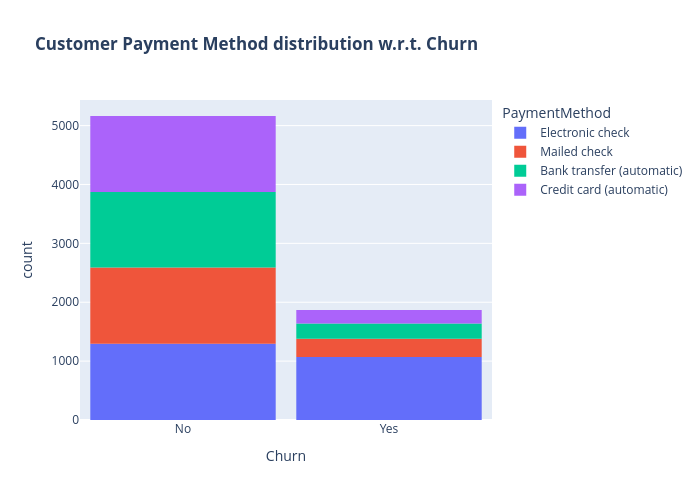

The notebook cell saved with this chart:
### Code cell
fig = px.histogram(df, x="Churn", color="PaymentMethod", title="<b>Customer Payment Method distribution w.r.t. Churn</b>")
fig.update_layout(width=700, height=500, bargap=0.1)
fig.show()

### Figure 1 — Plotly figure (JSON) as saved in the notebook; plotly's stock layout.template omitted (floating-point values rounded to 4 significant figures; data arrays with more than 128 entries replaced by an {"elided": "..."} marker saying what was removed)
{"data": [{"bingroup": "x", "hovertemplate": "PaymentMethod=Electronic check<br>Churn=%{x}<br>count=%{y}<extra></extra>", "legendgroup": "Electronic check", "marker": {"color": "#636efa", "pattern": {"shape": ""}}, "name": "Electronic check", "orientation": "v", "showlegend": true, "type": "histogram", "x": {"elided": "2365 str values"}, "xaxis": "x", "yaxis": "y"}, {"bingroup": "x", "hovertemplate": "PaymentMethod=Mailed check<br>Churn=%{x}<br>count=%{y}<extra></extra>", "legendgroup": "Mailed check", "marker": {"color": "#EF553B", "pattern": {"shape": ""}}, "name": "Mailed check", "orientation": "v", "showlegend": true, "type": "histogram", "x": {"elided": "1604 str values"}, "xaxis": "x", "yaxis": "y"}, {"bingroup": "x", "hovertemplate": "PaymentMethod=Bank transfer (automatic)<br>Churn=%{x}<br>count=%{y}<extra></extra>", "legendgroup": "Bank transfer (automatic)", "marker": {"color": "#00cc96", "pattern": {"shape": ""}}, "name": "Bank transfer (automatic)", "orientation": "v", "showlegend": true, "type": "histogram", "x": {"elided": "1542 str values"}, "xaxis": "x", "yaxis": "y"}, {"bingroup": "x", "hovertemplate": "PaymentMethod=Credit card (automatic)<br>Churn=%{x}<br>count=%{y}<extra></extra>", "legendgroup": "Credit card (automatic)", "marker": {"color": "#ab63fa", "pattern": {"shape": ""}}, "name": "Credit card (automatic)", "orientation": "v", "showlegend": true, "type": "histogram", "x": {"elided": "1521 str values"}, "xaxis": "x", "yaxis": "y"}], "layout": {"bargap": 0.1, "barmode": "relative", "height": 500, "legend": {"title": {"text": "PaymentMethod"}, "tracegroupgap": 0}, "title": {"text": "<b>Customer Payment Method distribution w.r.t. Churn</b>"}, "width": 700, "xaxis": {"anchor": "y", "autorange": true, "domain": [0, 1], "range": [-0.5, 1.5], "title": {"text": "Churn"}, "type": "category"}, "yaxis": {"anchor": "x", "autorange": true, "domain": [0, 1], "range": [0, 5435.0], "title": {"text": "count"}}}}
